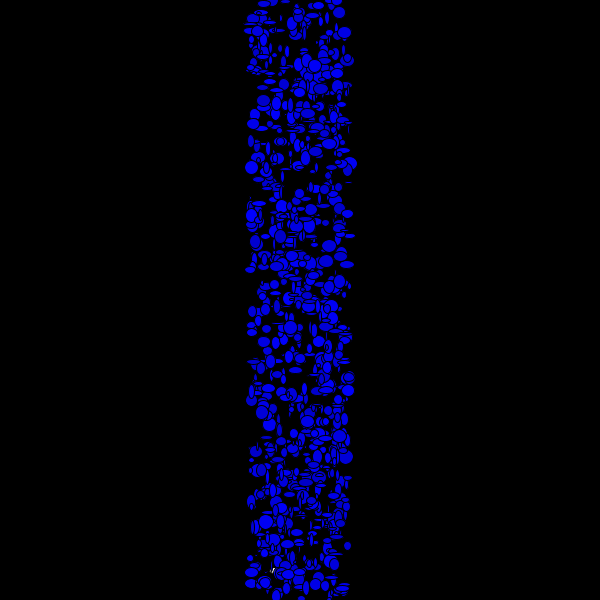
Frame 1 (no input)
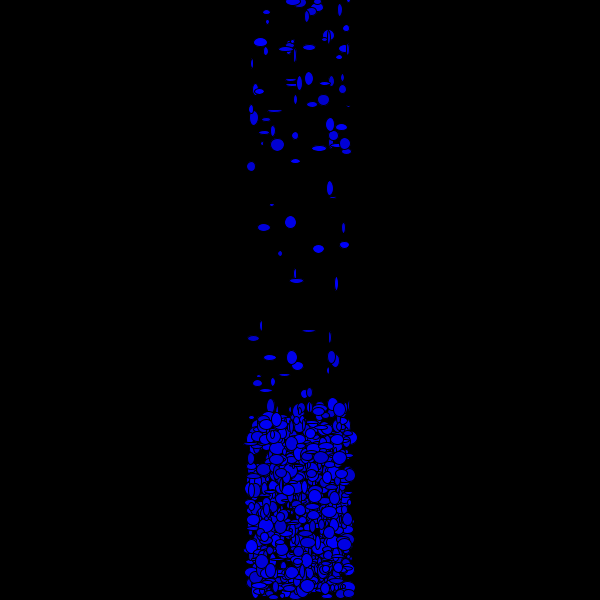
Frame 60 (the mouse pressed at the canvas centre just before this capture)
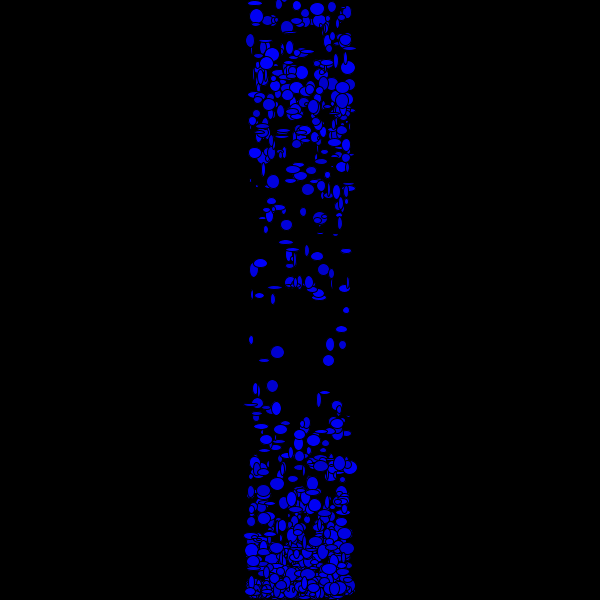
Frame 120 (the mouse held since frame 60 and released just before this capture)

The Processing sketch that drew these frames (run headless with seeded random() and noise(); from frame 60 on, the mouse is pressed at the canvas centre):

// Processing sketch: processing_157011
// ── processing_157011.pde

int numObj = 1000;
float [] hue = new float[numObj];
float [] xPos = new float[numObj];
float [] yPos = new float[numObj];
float [] dropW = new float[numObj];
float [] dropH = new float[numObj];
float [] speedX = new float[numObj];
float [] speedY = new float[numObj];
float gravity;

void setup(){
  size(600,600);
  gravity = 0.1;
  for(int i=0; i<numObj; i++){
    hue[i] = random(200,255);
    xPos[i] = random(250,350);
    yPos[i] = random(0,600);
    speedX[i] = 0;
    speedY[i] = random(0,20);
    dropW[i] = random(2,15);
    dropH[i] = random(2,15);
  }
  
}

void draw(){
    background(0);
    for(int i=0; i<numObj; i++){
       ellipse(xPos[i],yPos[i],dropW[i],dropH[i]);
       yPos[i]= yPos[i]+speedY[i];
       xPos[i]= xPos[i]+speedX[i];
       fill(0,0,hue[i]);
       speedY[i] = speedY[i]+gravity;
       
       if(yPos[i]> height-dropH[i]/2){
         yPos[i] = height-dropH[i]/2;
         speedY[i]=speedY[i]*(-.3);
         if(abs(speedY[i])<1){
           yPos[i]=random(0,150);
           xPos[i]=random(250,350);
           speedX[i]=0;
         }
       }
       
      float distance = dist(mouseX, mouseY, xPos[i], yPos[i]);
      if(distance<20){
        speedX[i]=(mouseX-pmouseX)/5;
        speedY[i]=((mouseY-pmouseY)/5)*-.4;
      }
      
      if(xPos[i]<0){
        xPos[i]=0;
        speedX[i]=speedX[i]*-.8;
      }
      if(xPos[i]>width){
        xPos[i]=width;
        speedX[i]=speedX[i]*-.8;
      }
      
    }
  
  
}
